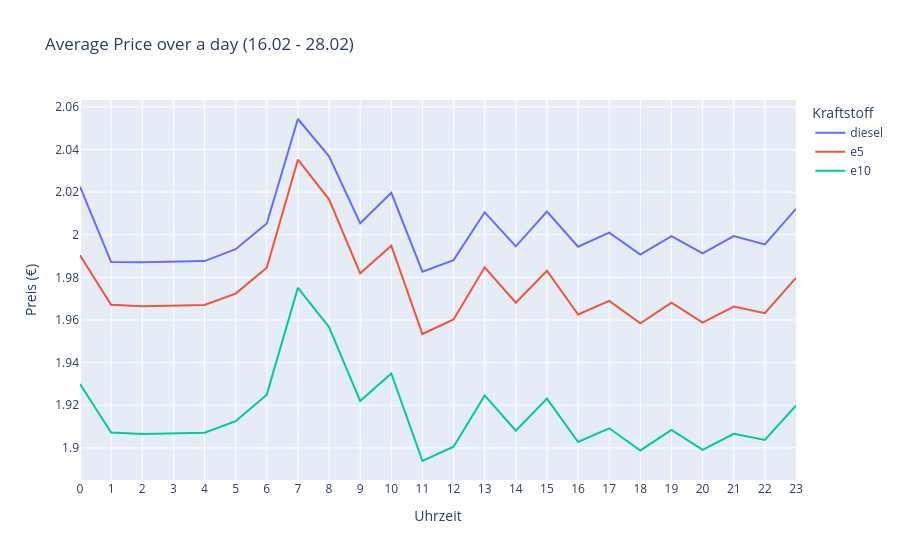

Write notebook code for a chart like this one.
### Code cell
# Second time frame - 28.02. - 10.03.

mask2 = (df_filled['retrieval_date'] >= date(2026, 2, 28)) & (df['retrieval_date'] <= date(2026, 3, 10))
df_filtered2 = df_filled[mask2].copy()
print(df_filtered2['retrieval_date'].min())
print(df_filtered2['retrieval_date'].max())
print(len(df_filtered2))

df_filtered2['hour'] = pd.to_datetime(df_filtered2['retrieval_time'], format='%H:%M').dt.hour

df_hourly2 = df_filtered2.groupby('hour')[['diesel', 'e5', 'e10']].mean().reset_index()

fig1 = px.line(
    df_hourly2,
    x='hour',
    y=['diesel', 'e5', 'e10'],
    title='Average Price over a day (16.02 - 28.02)',
    labels={'hour': 'Uhrzeit', 'value': 'Preis (€)', 'variable': 'Kraftstoff'}
)
fig1.update_xaxes(dtick=1)
fig1.show()
fig.write_image("assets/avg_price_over_day.png", width=1668, height=450)

### Figure 1 — Plotly figure (JSON) as saved in the notebook; plotly's stock layout.template omitted (floating-point values rounded to 4 significant figures)
{"data": [{"hovertemplate": "Kraftstoff=diesel<br>Uhrzeit=%{x}<br>Preis (€)=%{y}<extra></extra>", "legendgroup": "diesel", "line": {"color": "#636efa", "dash": "solid"}, "marker": {"symbol": "circle"}, "mode": "lines", "name": "diesel", "orientation": "v", "showlegend": true, "type": "scatter", "x": [0, 1, 2, 3, 4, 5, 6, 7, 8, 9, 10, 11, 12, 13, 14, 15, 16, 17, 18, 19, 20, 21, 22, 23], "xaxis": "x", "y": [2.023, 1.987, 1.987, 1.987, 1.988, 1.993, 2.005, 2.054, 2.037, 2.005, 2.02, 1.983, 1.988, 2.011, 1.995, 2.011, 1.994, 2.001, 1.991, 1.999, 1.991, 1.999, 1.995, 2.012], "yaxis": "y"}, {"hovertemplate": "Kraftstoff=e5<br>Uhrzeit=%{x}<br>Preis (€)=%{y}<extra></extra>", "legendgroup": "e5", "line": {"color": "#EF553B", "dash": "solid"}, "marker": {"symbol": "circle"}, "mode": "lines", "name": "e5", "orientation": "v", "showlegend": true, "type": "scatter", "x": [0, 1, 2, 3, 4, 5, 6, 7, 8, 9, 10, 11, 12, 13, 14, 15, 16, 17, 18, 19, 20, 21, 22, 23], "xaxis": "x", "y": [1.99, 1.967, 1.966, 1.967, 1.967, 1.972, 1.985, 2.035, 2.017, 1.982, 1.995, 1.953, 1.96, 1.985, 1.968, 1.983, 1.963, 1.969, 1.958, 1.968, 1.959, 1.966, 1.963, 1.98], "yaxis": "y"}, {"hovertemplate": "Kraftstoff=e10<br>Uhrzeit=%{x}<br>Preis (€)=%{y}<extra></extra>", "legendgroup": "e10", "line": {"color": "#00cc96", "dash": "solid"}, "marker": {"symbol": "circle"}, "mode": "lines", "name": "e10", "orientation": "v", "showlegend": true, "type": "scatter", "x": [0, 1, 2, 3, 4, 5, 6, 7, 8, 9, 10, 11, 12, 13, 14, 15, 16, 17, 18, 19, 20, 21, 22, 23], "xaxis": "x", "y": [1.93, 1.907, 1.906, 1.907, 1.907, 1.912, 1.925, 1.975, 1.957, 1.922, 1.935, 1.894, 1.901, 1.925, 1.908, 1.923, 1.903, 1.909, 1.899, 1.908, 1.899, 1.907, 1.904, 1.92], "yaxis": "y"}], "layout": {"legend": {"title": {"text": "Kraftstoff"}, "tracegroupgap": 0}, "title": {"text": "Average Price over a day (16.02 - 28.02)"}, "xaxis": {"anchor": "y", "domain": [0, 1], "dtick": 1, "title": {"text": "Uhrzeit"}}, "yaxis": {"anchor": "x", "domain": [0, 1], "title": {"text": "Preis (€)"}}}}
